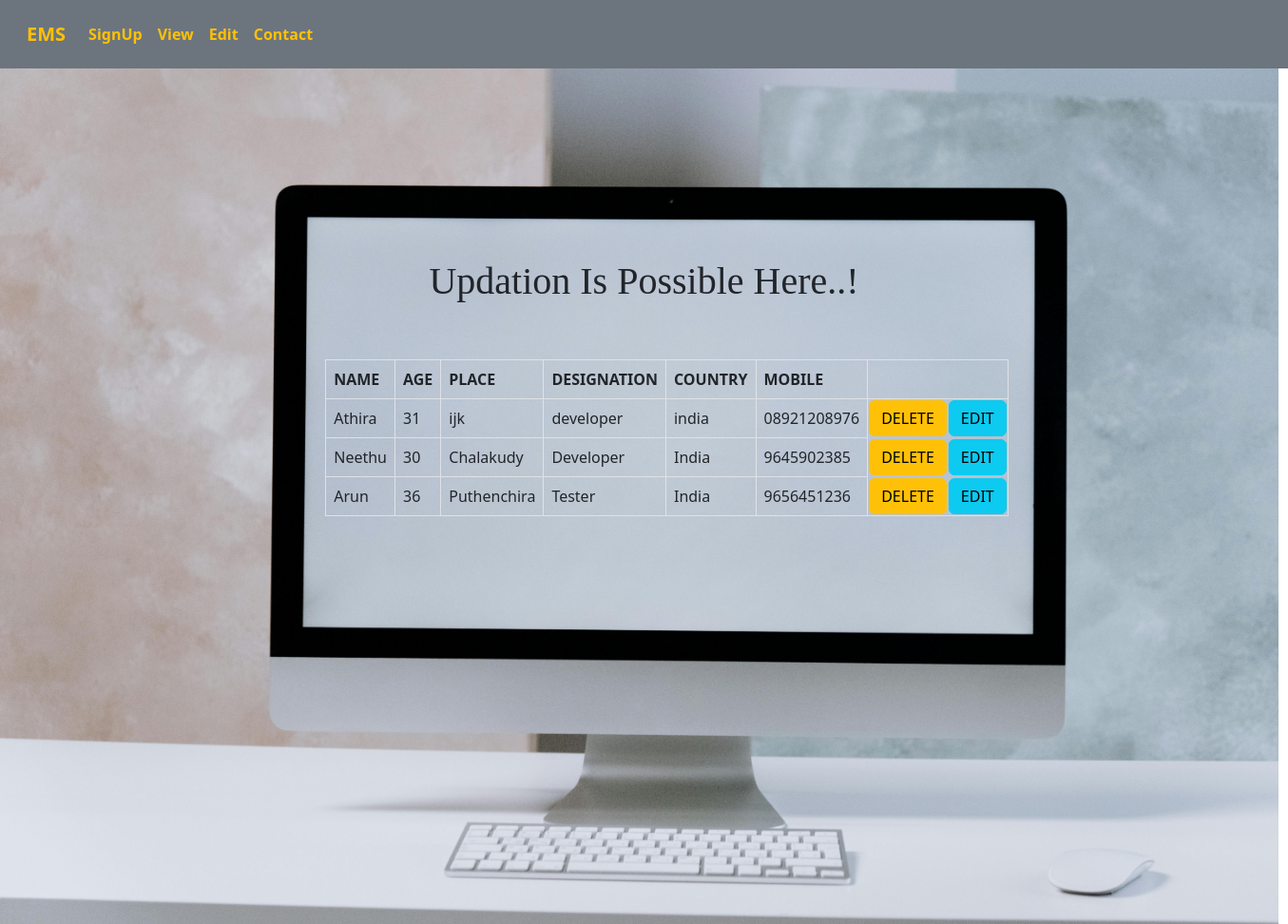
The app's page /contact with its own data.
### home/models.py (models this page shows)
class employee(models.Model):
    name=models.CharField(max_length=100)
    age=models.CharField(max_length=100)
    place=models.CharField(max_length=100)
    desig=models.CharField(max_length=100)
    country=models.CharField(max_length=100)
    mobile=models.CharField(max_length=100)

### home/views.py (the view)
# urls.py: path('contact',views.edit1),
def edit1(request):
    data ={
        'emp' :employee.objects.all()
    }
    print(data)
    return render(request,'contact.html',data)

### Templates/contact.html (shortened to what this page needs)
{% load static %}
<!DOCTYPE html>
<html lang="en">
<head>
    <link href="https://cdn.jsdelivr.net/npm/bootstrap@5.3.2/dist/css/bootstrap.min.css" rel="stylesheet"
>
</head>
<body>
    <nav class="navbar navbar-expand-lg text-bg-secondary p-3">
        <div class="container-fluid">
          <a class="navbar-brand text-warning fw-bolder" href="#">EMS</a>
          <div class="collapse navbar-collapse" id="navbarNav">
            <ul class="navbar-nav">
              <li class="nav-item">
                <a class="nav-link active text-warning fw-bolder" aria-current="page" href="/about">SignUp</a>
              </li>
              <li class="nav-item">
                <a class="nav-link text-warning fw-bolder" href="/edit">View</a>
              </li>
              <li class="nav-item">
                <a class="nav-link text-warning fw-bolder" href="/contact">Edit</a>
              </li>
              <li class="nav-item">
                <a class="nav-link text-warning fw-bolder" href="#">Contact</a>
              </li>
            </ul>
          </div>
        </div>
      </nav>
    <img src="{% static './images/desktop.jpg'%}" width="1345px" height="900px" class="aa position-absolute "
        style="z-index: -1 !important;">
        <h1 style="text-align: center; position: relative; top: 200px;font-family: Cambria, Cochin, Georgia, Times, 'Times New Roman', serif;">Updation Is Possible Here..!</h1>
    <div class=" d-flex justify-content-center ps-5" style="position: relative; top: 250px !important;">
        <table class="border border-1 bg-transparent p-3 " style="width: 500px; background: transparent !important;">
            <thead>
                <tr>
                    <th scope="col" class="p-2 border border-1">NAME</th>
                    <th scope="col" class="p-2 border border-1">AGE</th>
                    <th scope="col" class="p-2 border border-1">PLACE</th>
                    <th scope="col" class="p-2 border border-1">DESIGNATION</th>
                    <th scope="col" class="p-2 border border-1">COUNTRY</th>
                    <th scope="col" class="p-2 border border-1">MOBILE</th>
                    <th colspan="2" class="p-2 border border-1"></th>
                </tr>
            </thead>
            <tbody>
                {% for d in emp %}
                <tr>
                    <td class="p-2 border border-1"> {{d.name}}</td>
                    <td class="p-2 border border-1"> {{d.age}}</td>
                    <td class="p-2 border border-1"> {{d.place}}</td>
                    <td class="p-2 border border-1"> {{d.desig}}</td>
                    <td class="p-2 border border-1"> {{d.country}}</td>
                    <td class="p-2 border border-1"> {{d.mobile}}</td>
                    <td> <a href="delete/{{d.id}}" class="btn btn-warning" type="button">DELETE</a></td>
                    <td> <a href="edit/{{d.id}}" class="btn btn-info" type="button">EDIT</a>
                </tr>
            </tbody>
            {% endfor %}
        </table>
    </div>
</body>
</html>

### records on screen
employee: name "Athira", age "31", place "ijk", desig "developer", country "india", mobile "08921208976"
employee: name "Neethu", age "30", place "Chalakudy", desig "Developer", country "India", mobile "9645902385"
employee: name "Arun", age "36", place "Puthenchira", desig "Tester", country "India", mobile "9656451236"
